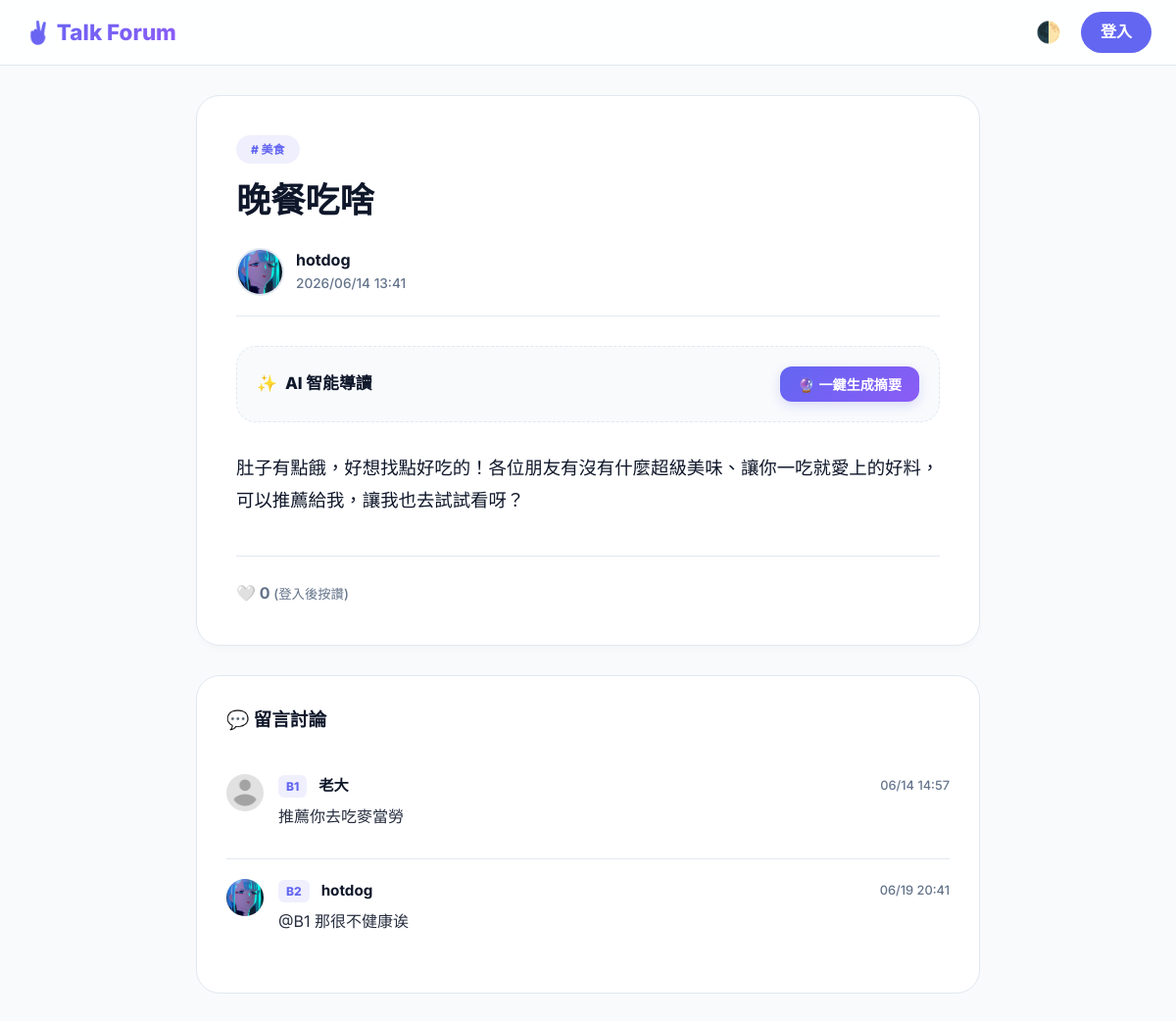
Page /view_post.php?id=21 on the committed database.
### tables this page shows
CREATE TABLE `posts` (
  `id` int(11) NOT NULL,
  `title` varchar(255) NOT NULL,
  `content` text NOT NULL,
  `user_id` int(11) NOT NULL,
  `category_id` int(11) NOT NULL,
  `created_at` datetime NOT NULL DEFAULT current_timestamp(),
  `post_img` varchar(255) DEFAULT NULL
);

CREATE TABLE `categories` (
  `id` int(11) NOT NULL,
  `name` varchar(50) NOT NULL,
  `description` text DEFAULT NULL
);

CREATE TABLE `users` (
  `id` int(11) NOT NULL,
  `username` varchar(50) NOT NULL,
  `password` varchar(255) NOT NULL,
  `role` tinyint(1) NOT NULL DEFAULT 0,
  `email` varchar(100) NOT NULL,
  `created_at` datetime NOT NULL DEFAULT current_timestamp(),
  `bio` text DEFAULT NULL,
  `age` int(11) DEFAULT NULL,
  `gender` varchar(50) DEFAULT NULL,
  `interests` varchar(255) DEFAULT NULL,
  `location` varchar(255) DEFAULT NULL,
  `profile_img` varchar(255) DEFAULT 'default_avatar.png',
  `last_announcement_view` datetime DEFAULT '1970-01-01 00:00:00',
  `banner_img` varchar(255) DEFAULT NULL,
  `reset_token` varchar(255) DEFAULT NULL,
  `reset_expiry` datetime DEFAULT NULL
);

CREATE TABLE `comments` (
  `id` int(11) NOT NULL,
  `post_id` int(11) NOT NULL,
  `user_id` int(11) NOT NULL,
  `content` text NOT NULL,
  `created_at` datetime DEFAULT current_timestamp(),
  `parent_id` int(11) DEFAULT NULL
);

### view_post.php (the view, shortened to what this page needs)
<?php
require_once "includes/dbh.inc.php";
$post_id = $_GET["id"];
$isAdmin = isset($_SESSION['role']) && $_SESSION['role'] == 1;
$pendingReportsCount = 0;
$unreadAnnouncementsCount = 0;
try {
    $sql = "SELECT posts.*, users.username, users.profile_img, categories.name AS cat_name
            FROM posts
            JOIN users ON posts.user_id = users.id
            JOIN categories ON posts.category_id = categories.id
            WHERE posts.id = ?";
    $stmt = $pdo->prepare($sql);
    $stmt->execute([$post_id]);
    $post = $stmt->fetch();
    $post_images = [];
    try {
        $img_sql = "SELECT image_path FROM post_images WHERE post_id = ? ORDER BY id ASC";
        $img_stmt = $pdo->prepare($img_sql);
        $img_stmt->execute([$post_id]);
        $post_images = $img_stmt->fetchAll(PDO::FETCH_COLUMN);
    } catch (PDOException $e) {
        $post_images = [];
    }
    $post_videos = [];
    try {
        $vid_sql = "SELECT video_path FROM post_videos WHERE post_id = ? ORDER BY id ASC";
        $vid_stmt = $pdo->prepare($vid_sql);
        $vid_stmt->execute([$post_id]);
        $post_videos = $vid_stmt->fetchAll(PDO::FETCH_COLUMN);
    } catch (PDOException $e) {
        $post_videos = [];
    }
    $like_sql = "SELECT COUNT(*) FROM likes WHERE post_id = ?";
    $like_stmt = $pdo->prepare($like_sql);
    $like_stmt->execute([$post_id]);
    $like_count = $like_stmt->fetchColumn();
    $user_liked = false;
} catch (PDOException $e) {
    die("讀取失敗: " . $e->getMessage());
}
function renderPostContent($content, $images, $videos) {
    $content = preg_replace_callback('/\[img(\d+)\]/i', function($matches) use ($images) {
        $index = intval($matches[1]) - 1;
        if (isset($images[$index])) {
            $url = "uploads/post_imgs/" . $images[$index];
            return '<div class="content-image-wrapper"><img src="'.$url.'" class="post-inline-img"></div>';
        }
        return '';
    }, $content);
    $content = preg_replace_callback('/<img[^>]*data-index=["\']?(\d+)["\']?[^>]*>/i', function($matches) use ($images) {
        $index = intval($matches[1]);
        if (isset($images[$index])) {
            $url = "uploads/post_imgs/" . $images[$index];
            return '<div class="content-image-wrapper"><img src="'.$url.'" class="post-inline-img"></div>';
        }
        return '';
    }, $content);
    $content = preg_replace_callback('/<video[^>]*data-index=["\']?(\d+)["\']?[^>]*>.*?<\/video>/i', function($matches) use ($videos) {
        $index = intval($matches[1]);
        if (isset($videos[$index])) {
            $url = "uploads/post_vids/" . $videos[$index];
            return '<div class="content-image-wrapper"><video src="'.$url.'" controls class="post-inline-img" style="max-height:400px;"></video></div>';
        }
        return '';
    }, $content);
    $allowed_tags = '<div><p><br><img><video><span><strong><em><b><i><ul><ol><li>';
    $safe_content = strip_tags($content, $allowed_tags);
    $rendered = '<div class="content-text">' . nl2br($safe_content) . '</div>';
    return $rendered;
}
?>
<!DOCTYPE html>
<html lang="zh-TW">
<head>
</head>
<body>
<header>
    <div class="nav-container">
        <a href="index.php" class="logo" style="text-decoration:none"><h1>✌️ Talk Forum</h1></a>
        <div style="display:flex; align-items:center; gap:15px;">
            <button id="themeBtn" title="切換主題" style="background:none; border:none; cursor:pointer; font-size:1.3rem; padding:5px; border-radius:50%;">🌓</button>
            <?php if (isset($_SESSION["user_id"])): ?>
                <div style="position:relative;">
                    <div class="user-trigger" id="userTrigger">
                        <img src="<?= !empty($_SESSION['profile_img']) ? "uploads/users_profile_img/".$_SESSION['profile_img'] : "uploads/default_avatar.png" ?>" style="width:32px; height:32px; border-radius:50%; object-fit:cover; border: 2px solid <?= $isAdmin ? 'var(--admin-color)' : 'var(--accent-color)' ?>;">
                        <span style="<?= $isAdmin ? 'color: var(--admin-color);' : '' ?>"><?= htmlspecialchars($_SESSION["username"]) ?></span>
                        <?php
                        $totalNotif = $unreadAnnouncementsCount + ($isAdmin ? $pendingReportsCount : 0);
                        if ($totalNotif > 0): ?>
                            <div class="notification-badge"><?= $totalNotif ?></div>
                        <?php endif; ?>
                    </div>
                    <div class="dropdown-menu" id="dropdownMenu">
                        <div style="padding: 10px 20px; font-size: 0.7rem; color: var(--text-muted); font-weight: 800; text-transform: uppercase;">使用者功能</div>
                        <a href="profile.php?id=<?= $_SESSION['user_id'] ?>">👤 我的個人資料</a>
                        <a href="index.php?view=history">🕒 歷史瀏覽紀錄</a>
                        <a href="create_post.php">✍️ 撰寫新文章</a>
                        <?php if ($isAdmin): ?>
                            <div style="padding: 10px 20px; font-size: 0.7rem; color: var(--admin-color); font-weight: 800; text-transform: uppercase; background: var(--admin-soft);">管理員功能</div>
                            <a href="admin_dashboard.php" class="admin-link">📊 後台數據首頁</a>
                            <a href="admin_reports.php" class="admin-link">🚩 檢舉審核
                                <?php if($pendingReportsCount > 0): ?><span class="badge-inline"><?= $pendingReportsCount ?></span><?php endif; ?>
                            </a>
                            <a href="admin_categories.php" class="admin-link">🛠️ 看板管理</a>
                        <?php endif; ?>
                        <a href="logout.php" style="color:#ef4444; font-weight:700;">🚪 登出系統</a>
                    </div>
                </div>
            <?php else: ?>
                <a href="login.php" style="text-decoration:none; background:var(--accent-color); color:white; padding:8px 20px; border-radius:50px; font-weight:700;">登入</a>
            <?php endif; ?>
        </div>
    </div>
</header>
<div class="main-wrapper">
    <article class="post-article">
        <span class="category-tag"># <?= htmlspecialchars($post['cat_name']) ?></span>
        <h1 class="post-title"><?= htmlspecialchars($post['title']) ?></h1>
        <div class="post-author-box">
            <?php $author_img = !empty($post['profile_img']) ? "uploads/users_profile_img/".$post['profile_img'] : "uploads/default_avatar.png"; ?>
            <img src="<?= $author_img ?>" class="author-avatar">
            <div class="meta-info">
                <a href="profile.php?id=<?= $post['user_id'] ?>" class="author-name"><?= htmlspecialchars($post['username']) ?></a>
                <span class="post-date"><?= date('Y/m/d H:i', strtotime($post['created_at'])) ?></span>
            </div>
        </div>
        <div class="ai-summary-box" id="aiSummaryBox">
            <div class="ai-summary-header">
                <div class="ai-summary-title">
                    <span>✨</span> AI 智能導讀
                </div>
                <button type="button" class="btn-ai-summary" id="aiSummaryBtn" onclick="generateSummary()">
                    🔮 一鍵生成摘要
                </button>
            </div>
        </div>
        <div class="post-content-body">
            <?= renderPostContent($post['content'], $post_images, $post_videos) ?>
        </div>
        <div class="post-footer-actions">
            <div class="like-section">
                <?php if (isset($_SESSION['user_id'])): ?>
                    <div id="like-btn" class="like-btn">
                        <span id="like-icon"><?= $user_liked ? '❤️' : '🤍' ?></span>
                        <span id="like-count" class="like-count"><?= $like_count ?></span>
                    </div>
                <?php else: ?>
                    <div style="color: var(--text-muted); font-size: 1rem; font-weight: 700;">
                        🤍 <?= $like_count ?> <small style="font-weight: 500;">(登入後按讚)</small>
                    </div>
                <?php endif; ?>
            </div>
        </div>
    </article>
    <section class="comment-section">
        <h3 style="margin-top: 0; font-weight: 800;">💬 留言討論</h3>
        <div style="margin-top: 20px;" id="commentsContainer">
            <?php
            $c_sql = "SELECT comments.*, users.username, users.id AS comment_user_id, users.profile_img AS comment_avatar
                      FROM comments
                      JOIN users ON comments.user_id = users.id
                      WHERE post_id = ?
                      ORDER BY created_at ASC";
            $c_stmt = $pdo->prepare($c_sql);
            $c_stmt->execute([$post_id]);
            $comments = $c_stmt->fetchAll();
            foreach ($comments as $index => $c):
                $floor = $index + 1;
            ?>
                <div class="comment-item" id="comment-floor-<?= $floor ?>" data-floor="<?= $floor ?>">
                    <?php $c_img = !empty($c['comment_avatar']) ? "uploads/users_profile_img/".$c['comment_avatar'] : "uploads/default_avatar.png"; ?>
                    <img src="<?= $c_img ?>" class="comment-avatar">
                    <div style="flex: 1; display: flex; flex-direction: column;">
                        <div style="display: flex; justify-content: space-between; align-items: center;">
                            <div style="display: flex; align-items: center; gap: 6px;">
                                <span class="comment-floor-badge">B<?= $floor ?></span>
                                <a href="profile.php?id=<?= $c['comment_user_id'] ?>" class="comment-user"><?= htmlspecialchars($c['username']) ?></a>
                            </div>
                            <span class="comment-date"><?= date('m/d H:i', strtotime($c['created_at'])) ?></span>
                        </div>
                        <div class="comment-content"><?= nl2br(htmlspecialchars($c['content'])) ?></div>
                    </div>
                </div>
            <?php endforeach; ?>
        </div>
    </section>
</div>
</body>
</html>

### view_post.php (style rules this page uses)
:root { --bg-color: #f8fafc; --card-bg: #ffffff; --text-color: #0f172a; --text-muted: #64748b; --nav-bg: rgba(255, 255, 255, 0.85); --accent-color: #6366f1; --accent-soft: rgba(99, 102, 241, 0.1); --header-gradient: linear-gradient(135deg, #6366f1 0%, #8b5cf6 100%); --border-color: #e2e8f0; --sidebar-item-hover: #f1f5f9; --admin-color: #f59e0b; --admin-soft: rgba(245, 158, 11, 0.1); --danger-color: #ef4444; --danger-soft: rgba(239, 68, 68, 0.1); --success-color: #22c55e; }
body { font-family: 'Inter', system-ui, -apple-system, sans-serif; background-color: var(--bg-color); margin: 0; color: var(--text-color); transition: background-color 0.3s, color 0.3s; line-height: 1.6; }
header { background: var(--nav-bg); backdrop-filter: blur(10px); border-bottom: 1px solid var(--border-color); position: sticky; top: 0; z-index: 1000; padding: 12px 0; transition: background-color 0.3s, border-color 0.3s; }
.nav-container { max-width: 1400px; margin: 0 auto; padding: 0 25px; display: flex; justify-content: space-between; align-items: center; }
.logo h1 { margin: 0; font-size: 1.4rem; font-weight: 800; background: var(--header-gradient); -webkit-background-clip: text; -webkit-text-fill-color: transparent; }
.logo { text-decoration: none; }
.main-wrapper { max-width: 800px; margin: 30px auto; padding: 0 20px; }
.post-article { background: var(--card-bg); padding: 40px; border-radius: 24px; border: 1px solid var(--border-color); box-shadow: 0 4px 6px rgba(0,0,0,0.02); transition: 0.3s; }
.category-tag { background: var(--accent-soft); color: var(--accent-color); font-size: 0.75rem; font-weight: 800; padding: 5px 15px; border-radius: 50px; display: inline-block; margin-bottom: 15px; }
h1.post-title { font-size: 2.2rem; font-weight: 800; margin: 0 0 25px 0; color: var(--text-color); line-height: 1.3; }
.post-author-box { display: flex; align-items: center; gap: 12px; margin-bottom: 30px; padding-bottom: 20px; border-bottom: 1px solid var(--border-color); }
.author-avatar { width: 45px; height: 45px; border-radius: 50%; object-fit: cover; border: 2px solid var(--border-color); }
.meta-info { display: flex; flex-direction: column; }
.author-name { font-weight: 700; color: var(--text-color); text-decoration: none; font-size: 1rem; }
.post-date { font-size: 0.85rem; color: var(--text-muted); font-weight: 500; }
.ai-summary-box { background: var(--bg-color); border: 1px dashed var(--border-color); border-radius: 20px; padding: 20px; margin-bottom: 30px; transition: all 0.3s ease; }
.ai-summary-header { display: flex; justify-content: space-between; align-items: center; flex-wrap: wrap; gap: 12px; }
.ai-summary-title { font-size: 1.05rem; font-weight: 800; display: flex; align-items: center; gap: 8px; color: var(--text-color); }
.btn-ai-summary { background: var(--header-gradient); color: white; border: none; padding: 8px 18px; border-radius: 12px; font-size: 0.88rem; font-weight: 800; cursor: pointer; transition: 0.2s; box-shadow: 0 4px 12px rgba(99,102,241,0.2); display: inline-flex; align-items: center; gap: 6px; }
.content-text { font-size: 1.15rem; color: var(--text-color); line-height: 1.8; word-break: break-word; }
.post-footer-actions { margin-top: 40px; padding-top: 25px; border-top: 1px solid var(--border-color); display: flex; justify-content: space-between; align-items: center; }
.comment-section { margin-top: 30px; background: var(--card-bg); padding: 30px; border-radius: 24px; border: 1px solid var(--border-color); }
.comment-item { display: flex; gap: 15px; border-bottom: 1px solid var(--border-color); padding: 20px 0; position: relative; flex-direction: row; }
.comment-item:last-child { border-bottom: none; }
.comment-avatar { width: 38px; height: 38px; border-radius: 50%; object-fit: cover; }
.comment-user { font-weight: 700; color: var(--text-color); text-decoration: none; font-size: 0.95rem; }
.comment-date { font-size: 0.8rem; color: var(--text-muted); font-weight: 500; }
.comment-content { margin-top: 6px; font-size: 1rem; color: var(--text-color); opacity: 0.9; word-break: break-all; }
.comment-floor-badge { background: var(--accent-soft); color: var(--accent-color); font-size: 0.75rem; font-weight: 800; padding: 2px 8px; border-radius: 6px; margin-right: 6px; display: inline-block; }

### rows in the picture
posts: category.name "美食", title "晚餐吃啥", user.profile_img (picture), user.username "hotdog", created_at "2026/06/14 13:41", content "肚子有點餓，好想找點好吃的！各位朋友有沒有什麼超級美味、讓你一吃就愛上的好料，可以推薦給我，讓我也去試試看呀？"
comments: user.profile_img (placeholder picture), user.username "老大", created_at "06/14 14:57", content "推薦你去吃麥當勞"
comments: user.profile_img (picture), user.username "hotdog", created_at "06/19 20:41", content "@B1 那很不健康诶"

### other values in the picture
$like_count "0"
